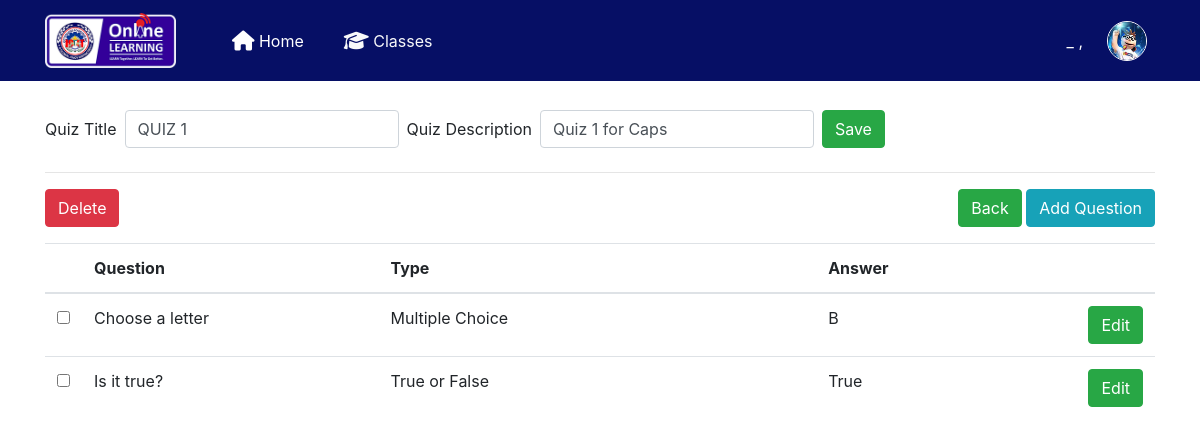
Page /quiz/quiz_question.php?id=20 on the committed database.
### tables this page shows
CREATE TABLE `quiz` (
  `quiz_id` int(11) NOT NULL,
  `quiz_title` varchar(50) NOT NULL,
  `quiz_description` varchar(100) NOT NULL,
  `date_added` varchar(100) NOT NULL DEFAULT current_timestamp(),
  `teacher_id` int(11) NOT NULL
);

CREATE TABLE `quiz_question` (
  `quiz_question_id` int(11) NOT NULL,
  `quiz_id` int(11) NOT NULL,
  `question_text` varchar(255) NOT NULL,
  `question_type_id` int(11) NOT NULL,
  `points` int(11) NOT NULL,
  `date_added` varchar(100) NOT NULL DEFAULT current_timestamp(),
  `answer` varchar(100) NOT NULL
);

CREATE TABLE `question_type` (
  `question_type_id` int(2) NOT NULL,
  `question_type` varchar(40) NOT NULL
);

### quiz/quiz_question.php (the view, shortened to what this page needs)
<?php
include '../includes/dbh.inc.php';
include 'headerq.php';
include 'navbarsession.php';
$get_id = $_GET['id'];
?>
<body style="padding-top: 110px">
	<div class="container">
		<?php
		$query = mysqli_query($conn,"SELECT * from quiz where quiz_id = '$get_id'")or die(mysqli_error());
		$row  = mysqli_fetch_array($query);
		?>
					<form class="form-inline"  method="post">
				<div class="form-group mb-2">
					<label class="mr-2" for="qTitle">Quiz Title</label>
					<input class="form-control mr-2" type="text" name="quiz_title" value="<?php echo $row['quiz_title']; ?>" id="qTitle"  placeholder="Quiz Title">
					<br>
					<label class="mr-2" for="qDescription">Quiz Description</label>
					<input class="form-control mr-2" type="text" value="<?php echo $row['quiz_description'];?>" class="span8" name="description" id="qDescription" placeholder="Quiz Description" required>
					<br>
					<button name="saveqt" type="submit" class="btn btn-success">Save</button>
				</div>
				</form>
<hr>
	</div>
	<div class="container">
		<div class="float-right">
			<a href="teacher_quiz.php" class="btn btn-success">Back</a>
			<a href="add_question.php<?php echo '?id='.$get_id;?>" class="btn btn-info">Add Question</a>
		</div>
		<a data-toggle="modal" href="#backup_delete" id="delete"  class="btn btn-danger" name="delete">Delete</a>
		<form class="mt-3" action="delete_quiz_question.php" method="post">
			<table cellpadding="0" cellspacing="0" border="0" class="table table-hover">
				<thead class="mt-3">
					<tr>
						<th></th>
						<th>Question</th>
						<th>Type</th>
						<th>Answer</th>
						<th></th>
					</tr>
				</thead>
				<tbody>
					<?php
					$query = mysqli_query($conn,"SELECT * FROM quiz_question
						LEFT JOIN question_type on quiz_question.question_type_id = question_type.question_type_id
						where quiz_id = '$get_id'  order by date_added DESC ")or die(mysqli_error());
						while($row = mysqli_fetch_array($query)){
							$id  = $row['quiz_question_id'];?>
							<tr id="del <?php echo $id; ?>">
								<td width="30">
									<input id="optionsCheckbox" class="" name="selector[]" type="checkbox" value="<?php echo $id; ?>">
								</td>
								<td class="text-truncate noselect" style="max-width: 6rem" ><?php echo $row['question_text']; ?></td>
								<td><?php  echo $row['question_type']; ?></td>
								<td><?php  echo $row['answer']; ?></td>
								<td width="30"><a href="edit_question.php<?php echo '?id='.$get_id; ?>&amp;<?php echo 'quiz_question_id='.$id; ?>" class="btn btn-success">Edit</a></td>
							</tr>
						<?php } ?>
					</tbody>
				</table>
			</form>
		</div>
</body>
</html>

### css/main.css (style rules this page uses)
.noselect { -webkit-touch-callout: none; -webkit-user-select: none; -khtml-user-select: none; -moz-user-select: none; -ms-user-select: none; user-select: none; }

### rows in the picture
quiz: quiz_title "QUIZ 1", description "Quiz 1 for Caps"
quiz_question: question_text "Choose a letter", question_type.question_type "Multiple Choice", answer "B"
quiz_question: question_text "Is it true?", question_type.question_type "True or False", answer "True"
